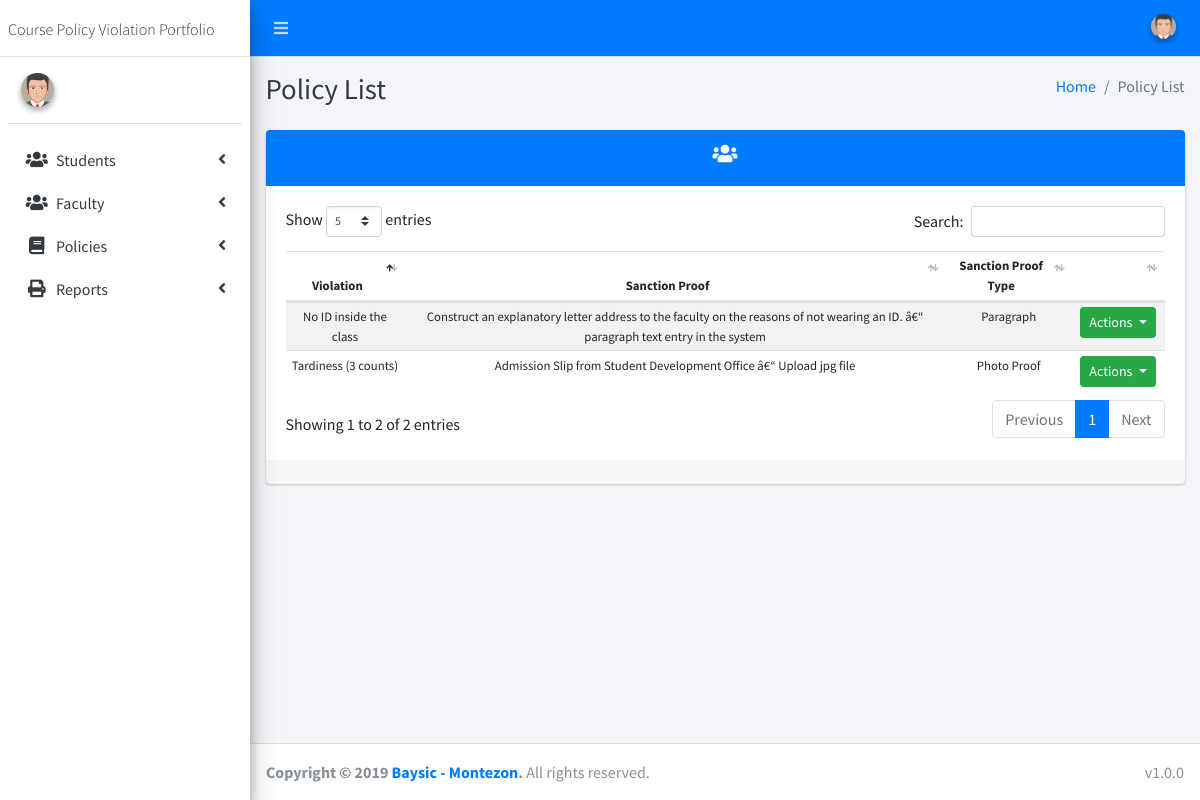
Screenshot of /admin/policy_list.php with the database file from the repository.
### tables this page shows
CREATE TABLE `policies` (
  `id` int(11) NOT NULL,
  `violation` text NOT NULL,
  `sanction` text NOT NULL,
  `proof_type` varchar(50) NOT NULL
);

### admin/policy_list.php (the view, shortened to what this page needs)
<?php
include '../include/header.php';
include '../include/sidebar.php';
include '../config.php';
$policies = $con->query("SELECT * FROM policies");
?>
<div class="content-wrapper">
  <div class="content-header">
    <div class="container-fluid">
      <div class="row mb-2">
        <div class="col-sm-6">
          <h1 class="m-0 text-dark">Policy List</h1>
        </div>
        <div class="col-sm-6">
          <ol class="breadcrumb float-sm-right">
            <li class="breadcrumb-item"><a href="#">Home</a></li>
            <li class="breadcrumb-item active">Policy List</li>
          </ol>
        </div>
      </div>
    </div>
  </div>
  <div class="content">
    <div class="container-fluid">
      <div class="card card-primary">
        <div class="card-header text-center">
          <h5><i class="fa fa-users"></i></h5>
        </div>
        <div class="card-body table-responsive">
          <table class="table table-striped table-sm text-center small">
            <thead>
              <th> Violation </th>
              <th> Sanction Proof </th>
              <th> Sanction Proof Type </th>
              <th> </th>
            </thead>
            <tbody>
            	<?php while($row = $policies->fetch_assoc()) {?>
	              <tr>
	                <td> <?=$row['violation']?> </td>
	                <td> <?=$row['sanction']?> </td>
	                <td> <?=$row['proof_type']?> </td>
	                <td>
	                	<div class="btn-group">
                      <button type="button" class="btn btn-success btn-sm dropdown-toggle" data-toggle="dropdown">
                        Actions
                      </button>
                    </div>
	                </td>
	              </tr>
	            <?php } ?>
            </tbody>
          </table>
        </div>
        <div class="card-footer">
        </div>
      </div>
    </div>
  </div>
</div>
<?php include '../include/footer.php'; ?>

### rows the page displays
policies: violation "Tardiness (3 counts)", sanction "Admission Slip from Student Development Office â€“ Upload jpg file", proof_type "Photo Proof"
policies: violation "No ID inside the class", sanction "Construct an explanatory letter address to the faculty on the reasons of not wearing an ID. â€“ paragraph text entry in the system", proof_type "Paragraph"
